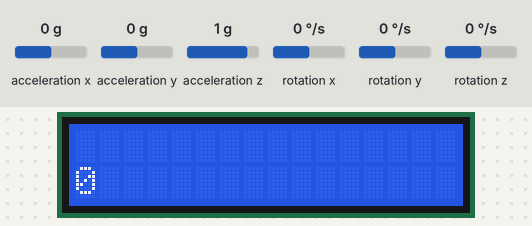
A sketch run on a simulated Arduino Uno, built with avr-gcc and run on an emulated ATmega328P. Shown: 16×2 character LCD. Wiring (inferred from the names in the program): MPU-6050 motion sensor at I2C address 0x68. The inputs (shaded band) are chosen by the test bench; at power-on: acceleration z 1 g, acceleration x 0 g, acceleration y 0 g, rotation x 0 °/s, rotation y 0 °/s, rotation z 0 °/s. What the sketch prints to the serial monitor is not drawn.

Above: at 0.8 s.
0.9 s: acceleration z set to 0.8 g
At 2.3 s:
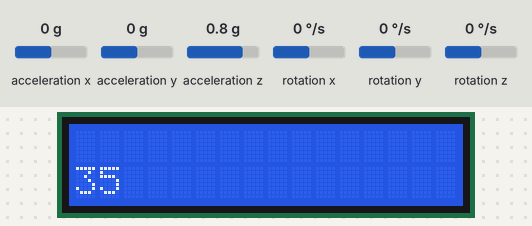
2.5 s: acceleration z set to 1.4 g
At 4.1 s:
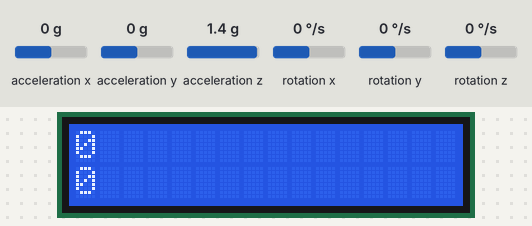
4.8 s: acceleration x set to -1.4 g
At 5.2 s:
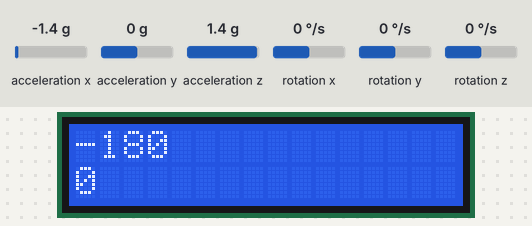
6.3 s: acceleration y set to -1.4 g
At 7.5 s:
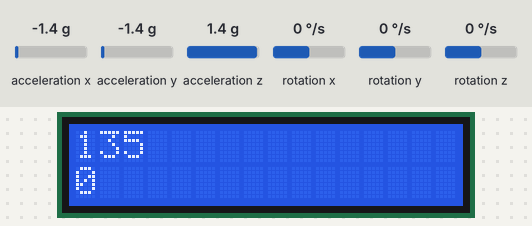
Timing chart, 0 to 8.8 s (numbered marks = the images above; inputs shaded):
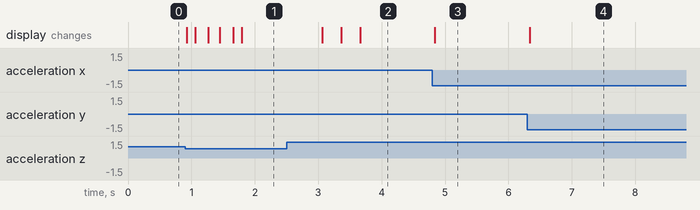

Measured:
- after the input at 0.9 s, the display: first changes at once (image 1 shows a later state)
- after the input at 2.5 s, the display: first changes after 0.56 s (image 2 shows a later state)
- after the input at 4.8 s, the display: changes at once (image 3)
- after the input at 6.3 s, the display: changes at once (image 4)

The sketch:

vehicle_with_imu_test.ino
```cpp
// MPU-6050 Short Example Sketch
// By Arduino User JohnChi
// August 17, 2014
// Public Domain
// http://playground.arduino.cc/Main/MPU-6050?action=sourceblock&num=1

#include<Wire.h>
const int MPU_addr=0x68;  // I2C address of the MPU-6050
int16_t AcX,AcY,AcZ,Tmp,GyX,GyY,GyZ;
float AcgX, AcgY, AcgZ;

#include <LiquidCrystal.h>
LiquidCrystal lcd(12, 11, 6, 5, 4, 3);

void setup(){
  Wire.begin();           // begin talking to the IMU
  wakeIMU();              // mpu6050 starts in power-saving mode
  Serial.begin(57600);    // begin talking to the motor controller
  lcd.begin(16, 2);       // 2 lines, 16 columns

  while ( millis() < 2000 ) {
    readIMU();              // Fetch data from IMU
    lcd.setCursor(0, 1);                    // second line
    lcd.print((int)runningAverage(getGradient()));  // How steep is the slope?
    delay(20);
  }
  //

  Serial.print("#Sb018,018");   // 25% speed on each motor
  Serial.print("#d1f");         // both motors forward
  Serial.print("#d2f");
  delay(500);

  while (runningAverage(getGradient()) < 22)
  {
    readIMU();
    lcd.setCursor(0, 1);                    // second line
    lcd.print((int)runningAverage(getGradient()));  // How steep is the slope?
    //delay(10);
  }
  Serial.print("#Sb020,020");
  delay(500);

  while (runningAverage(getGradient()) > 18)
  {
    readIMU();
    lcd.setCursor(0, 1);                    // second line
    lcd.print((int)runningAverage(getGradient()));  // How steep is the slope?
    //delay(10);
  }

  Serial.print("#Sb000,000");   // 25% speed on each motor

}
void loop(){
  readIMU();              // Fetch data from IMU
  lcd.clear();
  lcd.setCursor(0, 0);                    // First line
  lcd.print((int)getSlopeDirection());    // Direction along the surface of maximum downwards gradient
  lcd.setCursor(0, 1);                    // second line
  lcd.print((int)runningAverage(getGradient()));  // How steep is the slope?
  delay(20);
}

void wakeIMU(){
  Wire.beginTransmission(MPU_addr);
  Wire.write(0x6B);  // PWR_MGMT_1 register
  Wire.write(0);     // set to zero (wakes up the MPU-6050)
  Wire.endTransmission(true);
}

void readIMU(){
  Wire.beginTransmission(MPU_addr);
  Wire.write(0x3B);  // starting with register 0x3B (ACCEL_XOUT_H)
  Wire.endTransmission(false);
  Wire.requestFrom(MPU_addr,14,true);  // request a total of 14 registers
  AcX=Wire.read()<<8|Wire.read();  // 0x3B (ACCEL_XOUT_H) & 0x3C (ACCEL_XOUT_L)
  AcY=Wire.read()<<8|Wire.read();  // 0x3D (ACCEL_YOUT_H) & 0x3E (ACCEL_YOUT_L)
  AcZ=Wire.read()<<8|Wire.read();  // 0x3F (ACCEL_ZOUT_H) & 0x40 (ACCEL_ZOUT_L)
  Tmp=Wire.read()<<8|Wire.read();  // 0x41 (TEMP_OUT_H) & 0x42 (TEMP_OUT_L)
  GyX=Wire.read()<<8|Wire.read();  // 0x43 (GYRO_XOUT_H) & 0x44 (GYRO_XOUT_L)
  GyY=Wire.read()<<8|Wire.read();  // 0x45 (GYRO_YOUT_H) & 0x46 (GYRO_YOUT_L)
  GyZ=Wire.read()<<8|Wire.read();  // 0x47 (GYRO_ZOUT_H) & 0x48 (GYRO_ZOUT_L)
}


float getSlopeDirection(){
  float rads = 0;
  float degs = 0;
  AcgX = (float)AcX/16384;
  AcgY = (float)AcY/16384;
  rads = (float)atan(AcgY/AcgX);
  degs = toDegs(rads);
  if(AcgX > 0 )
  {
    degs = -degs;
  }
  else
  {
    if (AcgY < 0)
    {
      degs = 180 - degs;
    }
    else
    {
      degs = -180 - degs;
    }
  }
  return degs;
}

float getGradient(){
  float rads = 0;
  float degs = 0;
  AcgZ = (float)AcZ/16384;          // Correct to units of 9.81m/s^2
  /*
   * Potential for bugginess:
   * If AcgZ is greater than 1, then acos(AcgZ) is NaN
   * BUT if AcgZ is exactly 1, then acos(AcgZ) is zero
   * and if acos(AcgZ) is zero, then degs is zero
   * if degs is zero then degs to a negative power (-1.6) is infinite
   * because 0^-1.6 == 1/(0^1.6) == 1/0
   * To avoid this problem, the code below limits AcgZ to 0.99
   * It's hacky, but it works!
   */
  if (AcgZ >= 1) { AcgZ = 0.99; }
  if (AcgZ <= -1) { AcgZ = -0.99; }
  rads = (float)acos(AcgZ);       // Get gradient, assuming vehicle is at rest, on earth, at sea level
  degs = toDegs(rads);            // Convert from radians to degrees
  degs =  degs - (500*(float)pow(degs, -1.6));    // Empirically found formula to correct error in angle
  if (degs < 0 ) { degs = 0; }                    // Clamp positive, the gradient can't have a negative magnitude!
  return degs;
}

float toDegs(float rads){
  float degs = 360*(rads/6.2832);     // Is there a pre-definined valuye of pi we can use?
  return degs;
}


float runningAverage(float M) {
  // This function from
  // http://playground.arduino.cc/Main/RunningAverage
  // Modified to work with floats
  #define LM_SIZE 40
  static float LM[LM_SIZE];      // LastMeasurements
  static byte index = 0;
  static float sum = 0;
  static byte count = 0;

  // keep sum updated to improve speed.
  sum -= LM[index];
  LM[index] = M;
  sum += LM[index];
  index++;
  index = index % LM_SIZE;
  if (count < LM_SIZE) count++;

  return sum / count;
}
```
